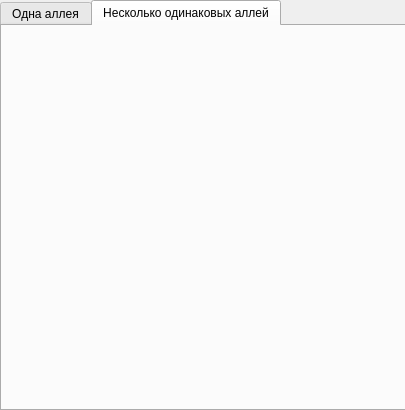
<?xml version="1.0" encoding="UTF-8"?>
<ui version="4.0">
 <class>create_alley</class>
 <widget class="QDialog" name="create_alley">
  <property name="geometry">
   <rect>
    <x>0</x>
    <y>0</y>
    <width>405</width>
    <height>410</height>
   </rect>
  </property>
  <property name="windowTitle">
   <string>Dialog</string>
  </property>
  <widget class="QTabWidget" name="tabWidget">
   <property name="geometry">
    <rect>
     <x>0</x>
     <y>0</y>
     <width>406</width>
     <height>411</height>
    </rect>
   </property>
   <property name="autoFillBackground">
    <bool>false</bool>
   </property>
   <property name="currentIndex">
    <number>1</number>
   </property>
   <widget class="QWidget" name="single_alley">
    <attribute name="title">
     <string>Одна аллея</string>
    </attribute>
    <widget class="QTableWidget" name="single_create_table">
     <property name="geometry">
      <rect>
       <x>0</x>
       <y>20</y>
       <width>400</width>
       <height>320</height>
      </rect>
     </property>
     <property name="contextMenuPolicy">
      <enum>Qt::NoContextMenu</enum>
     </property>
     <property name="verticalScrollBarPolicy">
      <enum>Qt::ScrollBarAlwaysOff</enum>
     </property>
     <property name="horizontalScrollBarPolicy">
      <enum>Qt::ScrollBarAlwaysOff</enum>
     </property>
     <property name="rowCount">
      <number>8</number>
     </property>
     <property name="columnCount">
      <number>2</number>
     </property>
     <attribute name="horizontalHeaderVisible">
      <bool>false</bool>
     </attribute>
     <attribute name="horizontalHeaderDefaultSectionSize">
      <number>199</number>
     </attribute>
     <attribute name="horizontalHeaderHighlightSections">
      <bool>true</bool>
     </attribute>
     <attribute name="horizontalHeaderStretchLastSection">
      <bool>true</bool>
     </attribute>
     <attribute name="verticalHeaderVisible">
      <bool>false</bool>
     </attribute>
     <attribute name="verticalHeaderDefaultSectionSize">
      <number>40</number>
     </attribute>
     <attribute name="verticalHeaderStretchLastSection">
      <bool>true</bool>
     </attribute>
     <row/>
     <row/>
     <row/>
     <row/>
     <row/>
     <row/>
     <row/>
     <row/>
     <column/>
     <column/>
     <item row="0" column="0">
      <property name="text">
       <string>Название аллеи</string>
      </property>
      <property name="textAlignment">
       <set>AlignCenter</set>
      </property>
      <property name="flags">
       <set>ItemIsEnabled</set>
      </property>
     </item>
     <item row="0" column="1">
      <property name="text">
       <string>test1</string>
      </property>
      <property name="textAlignment">
       <set>AlignCenter</set>
      </property>
      <property name="flags">
       <set>ItemIsSelectable|ItemIsEditable|ItemIsDragEnabled|ItemIsUserCheckable|ItemIsEnabled</set>
      </property>
     </item>
     <item row="1" column="0">
      <property name="text">
       <string>Количество ярусов</string>
      </property>
      <property name="textAlignment">
       <set>AlignCenter</set>
      </property>
      <property name="flags">
       <set>ItemIsEnabled</set>
      </property>
     </item>
     <item row="1" column="1">
      <property name="text">
       <string>5</string>
      </property>
      <property name="textAlignment">
       <set>AlignCenter</set>
      </property>
      <property name="flags">
       <set>ItemIsSelectable|ItemIsEditable|ItemIsUserCheckable|ItemIsEnabled</set>
      </property>
     </item>
     <item row="2" column="0">
      <property name="text">
       <string>Количество паллет</string>
      </property>
      <property name="textAlignment">
       <set>AlignCenter</set>
      </property>
      <property name="flags">
       <set>ItemIsEnabled</set>
      </property>
     </item>
     <item row="2" column="1">
      <property name="text">
       <string>30</string>
      </property>
      <property name="textAlignment">
       <set>AlignCenter</set>
      </property>
      <property name="flags">
       <set>ItemIsSelectable|ItemIsEditable|ItemIsDragEnabled|ItemIsUserCheckable|ItemIsEnabled</set>
      </property>
     </item>
     <item row="3" column="0">
      <property name="text">
       <string>Балки</string>
      </property>
      <property name="textAlignment">
       <set>AlignCenter</set>
      </property>
      <property name="flags">
       <set>ItemIsEnabled</set>
      </property>
     </item>
     <item row="3" column="1">
      <property name="text">
       <string>[3 for _ in range(cols // 3)]</string>
      </property>
      <property name="textAlignment">
       <set>AlignCenter</set>
      </property>
      <property name="flags">
       <set>ItemIsSelectable|ItemIsEditable|ItemIsDragEnabled|ItemIsUserCheckable|ItemIsEnabled</set>
      </property>
     </item>
     <item row="4" column="0">
      <property name="text">
       <string>Стартовый уровень</string>
      </property>
      <property name="textAlignment">
       <set>AlignCenter</set>
      </property>
      <property name="flags">
       <set>ItemIsEnabled</set>
      </property>
     </item>
     <item row="4" column="1">
      <property name="text">
       <string>2</string>
      </property>
      <property name="textAlignment">
       <set>AlignCenter</set>
      </property>
      <property name="flags">
       <set>ItemIsSelectable|ItemIsEditable|ItemIsDragEnabled|ItemIsUserCheckable|ItemIsEnabled</set>
      </property>
     </item>
     <item row="5" column="0">
      <property name="text">
       <string>Стартовая ячейка</string>
      </property>
      <property name="textAlignment">
       <set>AlignCenter</set>
      </property>
      <property name="flags">
       <set>ItemIsEnabled</set>
      </property>
     </item>
     <item row="5" column="1">
      <property name="text">
       <string>1</string>
      </property>
      <property name="textAlignment">
       <set>AlignCenter</set>
      </property>
      <property name="flags">
       <set>ItemIsSelectable|ItemIsEditable|ItemIsDragEnabled|ItemIsUserCheckable|ItemIsEnabled</set>
      </property>
     </item>
     <item row="6" column="0">
      <property name="text">
       <string>Количество ШК</string>
      </property>
      <property name="textAlignment">
       <set>AlignCenter</set>
      </property>
      <property name="flags">
       <set>ItemIsEnabled</set>
      </property>
     </item>
     <item row="6" column="1">
      <property name="text">
       <string>1</string>
      </property>
      <property name="textAlignment">
       <set>AlignCenter</set>
      </property>
     </item>
     <item row="7" column="0">
      <property name="text">
       <string>Ориентация стеллажа</string>
      </property>
      <property name="textAlignment">
       <set>AlignCenter</set>
      </property>
     </item>
     <item row="7" column="1">
      <property name="text">
       <string>0</string>
      </property>
      <property name="textAlignment">
       <set>AlignCenter</set>
      </property>
     </item>
    </widget>
    <widget class="QDialogButtonBox" name="buttonBox">
     <property name="geometry">
      <rect>
       <x>10</x>
       <y>350</y>
       <width>381</width>
       <height>32</height>
      </rect>
     </property>
     <property name="maximumSize">
      <size>
       <width>381</width>
       <height>16777215</height>
      </size>
     </property>
     <property name="orientation">
      <enum>Qt::Horizontal</enum>
     </property>
     <property name="standardButtons">
      <set>QDialogButtonBox::Cancel|QDialogButtonBox::Ok</set>
     </property>
     <property name="centerButtons">
      <bool>true</bool>
     </property>
    </widget>
   </widget>
   <widget class="QWidget" name="multy_alley">
    <attribute name="title">
     <string>Несколько одинаковых аллей</string>
    </attribute>
   </widget>
  </widget>
 </widget>
 <resources/>
 <connections/>
</ui>
